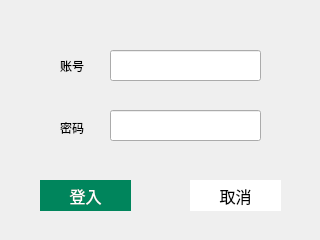
<?xml version="1.0" encoding="UTF-8"?>
<ui version="4.0">
 <class>login</class>
 <widget class="QDialog" name="login">
  <property name="geometry">
   <rect>
    <x>0</x>
    <y>0</y>
    <width>320</width>
    <height>240</height>
   </rect>
  </property>
  <property name="windowTitle">
   <string>Dialog</string>
  </property>
  <property name="styleSheet">
   <string notr="true"/>
  </property>
  <widget class="QPushButton" name="loginSureButton">
   <property name="geometry">
    <rect>
     <x>40</x>
     <y>180</y>
     <width>91</width>
     <height>31</height>
    </rect>
   </property>
   <property name="font">
    <font>
     <family>华文中宋</family>
     <pointsize>12</pointsize>
     <italic>false</italic>
     <bold>false</bold>
    </font>
   </property>
   <property name="cursor">
    <cursorShape>PointingHandCursor</cursorShape>
   </property>
   <property name="focusPolicy">
    <enum>Qt::FocusPolicy::TabFocus</enum>
   </property>
   <property name="styleSheet">
    <string notr="true">#loginSureButton
{
	background:#00855C;
	border:none;
	color:white;
	font: 12pt &quot;华文中宋&quot;;
}

#loginSureButton:hover
{
	background:#2D2D2D;
	border:2px solid #00855C;
	color:#00855C;
}</string>
   </property>
   <property name="text">
    <string>登入</string>
   </property>
  </widget>
  <widget class="QPushButton" name="loginSureButton_2">
   <property name="geometry">
    <rect>
     <x>190</x>
     <y>180</y>
     <width>91</width>
     <height>31</height>
    </rect>
   </property>
   <property name="font">
    <font>
     <family>华文中宋</family>
     <pointsize>12</pointsize>
     <italic>false</italic>
     <bold>false</bold>
    </font>
   </property>
   <property name="cursor">
    <cursorShape>PointingHandCursor</cursorShape>
   </property>
   <property name="focusPolicy">
    <enum>Qt::FocusPolicy::TabFocus</enum>
   </property>
   <property name="styleSheet">
    <string notr="true">#loginSureButton_2
{
	background:#ffffff;
	border:none;
	color:black;
	font: 12pt &quot;华文中宋&quot;;
}

#loginSureButton_2:hover
{
	background:#ffffff;
	border:2px solid #00855C;
	background:#00855C;

}</string>
   </property>
   <property name="text">
    <string>取消</string>
   </property>
  </widget>
  <widget class="QLineEdit" name="loginIdEdit">
   <property name="geometry">
    <rect>
     <x>110</x>
     <y>50</y>
     <width>151</width>
     <height>31</height>
    </rect>
   </property>
   <property name="text">
    <string/>
   </property>
  </widget>
  <widget class="QLineEdit" name="loginSecretEdit">
   <property name="geometry">
    <rect>
     <x>110</x>
     <y>110</y>
     <width>151</width>
     <height>31</height>
    </rect>
   </property>
  </widget>
  <widget class="QLabel" name="label">
   <property name="geometry">
    <rect>
     <x>60</x>
     <y>50</y>
     <width>51</width>
     <height>31</height>
    </rect>
   </property>
   <property name="styleSheet">
    <string notr="true">font: 12pt &quot;华文中宋&quot;;</string>
   </property>
   <property name="text">
    <string>账号</string>
   </property>
  </widget>
  <widget class="QLabel" name="label_2">
   <property name="geometry">
    <rect>
     <x>60</x>
     <y>112</y>
     <width>51</width>
     <height>31</height>
    </rect>
   </property>
   <property name="styleSheet">
    <string notr="true">font: 12pt &quot;华文中宋&quot;;</string>
   </property>
   <property name="text">
    <string>密码</string>
   </property>
  </widget>
 </widget>
 <resources/>
 <connections/>
</ui>
